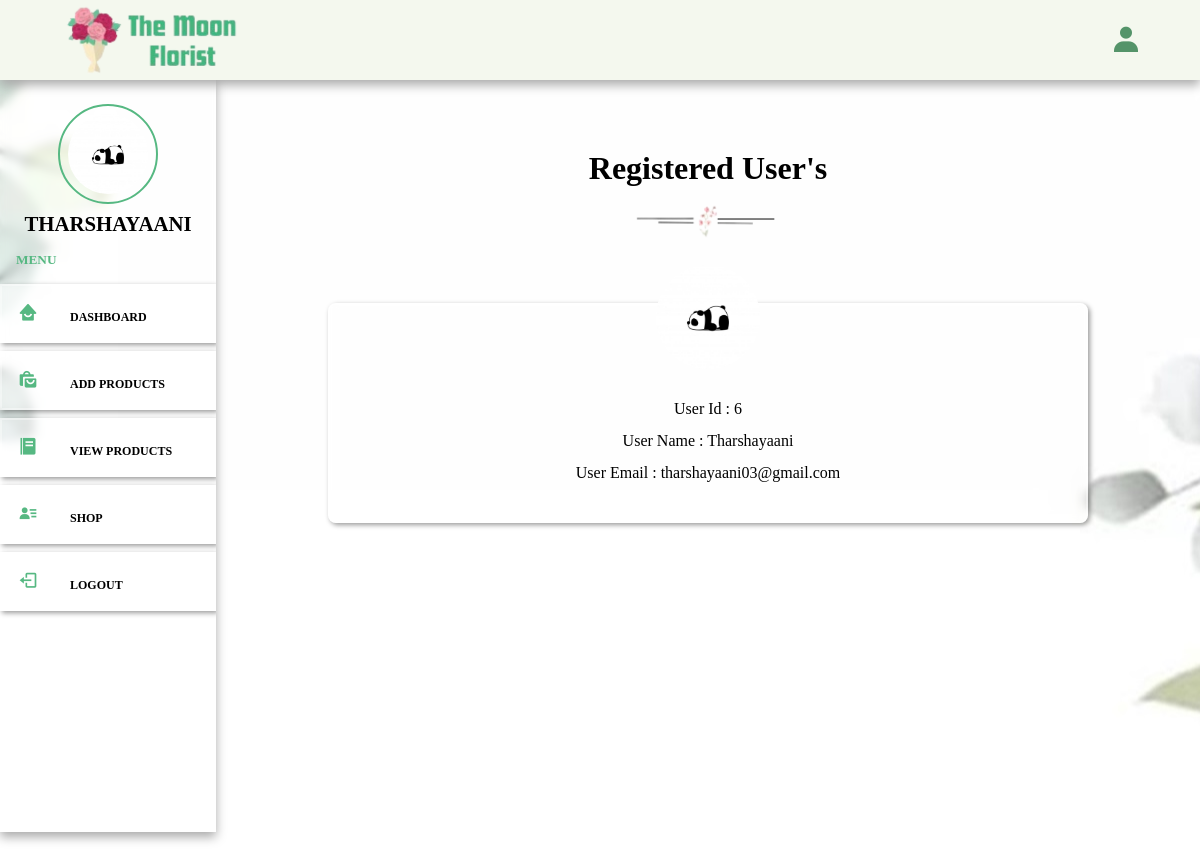
The app's page /admin_accounts.php (signed in) with its own data.
### tables this page shows
CREATE TABLE `sellers` (
  `id` int(20) NOT NULL,
  `name` varchar(50) NOT NULL,
  `email` varchar(150) NOT NULL,
  `password` varchar(50) NOT NULL,
  `image` varchar(100) NOT NULL
);

### admin_accounts.php (the view, shortened to what this page needs)
<?php
	include '../components/connect.php';
?>
<!DOCTYPE html>
<html lang="en">
<head>
   <link href='https://unpkg.com/boxicons@2.1.2/css/boxicons.min.css' rel='stylesheet'>
</head>
<body>
	<div class="main-container">
		<?php include '../components/admin_header.php'; ?>
		<section class="accounts">
			<div class="heading">
				<h1>registered user's</h1>
				<img src="../image/break.png" width="100">
			</div>
			<div class="box-container">
				<?php
					$select_users = $conn->prepare("SELECT * FROM `sellers`");
					$select_users->execute();
					if ($select_users->rowCount() > 0) {
						while($fetch_users = $select_users->fetch(PDO::FETCH_ASSOC)){
							$user_id = $fetch_users['id'];
				?>
				<div class="box">
					<img src="../uploaded_files/<?= $fetch_users['image']; ?>">
					<p>user id : <span><?= $user_id ?></span></p>
					<p>user name : <span><?= $fetch_users['name']; ?></span></p>
					<p>user email : <span><?= $fetch_users['email']; ?></span></p>
				</div>
				<?php
						}
					}else{
						echo '
							<div class="empty">
								<p>no user registered yet</p>
							</div>
						';
					}
				?>
			</div>
		</section>
	</div>
</body>
</html>

### admin_header.php (shortened to what this page needs)
<header>
	<div class="logo">
		<img src="../image/logo.png" width="200">
	</div>
	<div class="right">
		<div class="bx bxs-user" id="user-btn"></div>
	</div>
</header>
<div class="side-container">
	<div class="sidebar">
		<?php
			$select_profile = $conn->prepare("SELECT * FROM `sellers` WHERE id=?");
			$select_profile->execute([$seller_id]);
			if ($select_profile->rowCount() > 0) {
				$fetch_profile = $select_profile->fetch(PDO::FETCH_ASSOC);
		?>
		<div class="profile">
			<img src="../uploaded_files/<?= $fetch_profile['image']; ?>" class="logo-img" width="100">
			<p><?= $fetch_profile['name']; ?></p>
		</div>
		<?php } ?>
		<h5>menu</h5>
		<div class="navbar">
			<ul>
				<li><a href="dashboard.php"><i class="bx bxs-home-smile"></i>dashboard</a></li>
				<li><a href="add_product.php"><i class="bx bxs-shopping-bags"></i>add products</a></li>
				<li><a href="view_posts.php"><i class="bx bxs-food-menu"></i>view products</a></li>
				<li><a href="../shop.php"><i class="bx bxs-user-detail"></i>shop</a></li>
				<li><a href="../components/admin_logout.php" onclick="return confirm('logout from this website')"><i class="bx bx-log-out"></i>logout</a></li>
			</ul>
		</div>
	</div>
</div>

### records on screen
sellers: image (picture), name "THARSHAYAANI", id "6", name "Tharshayaani", email "tharshayaani03@gmail.com"
